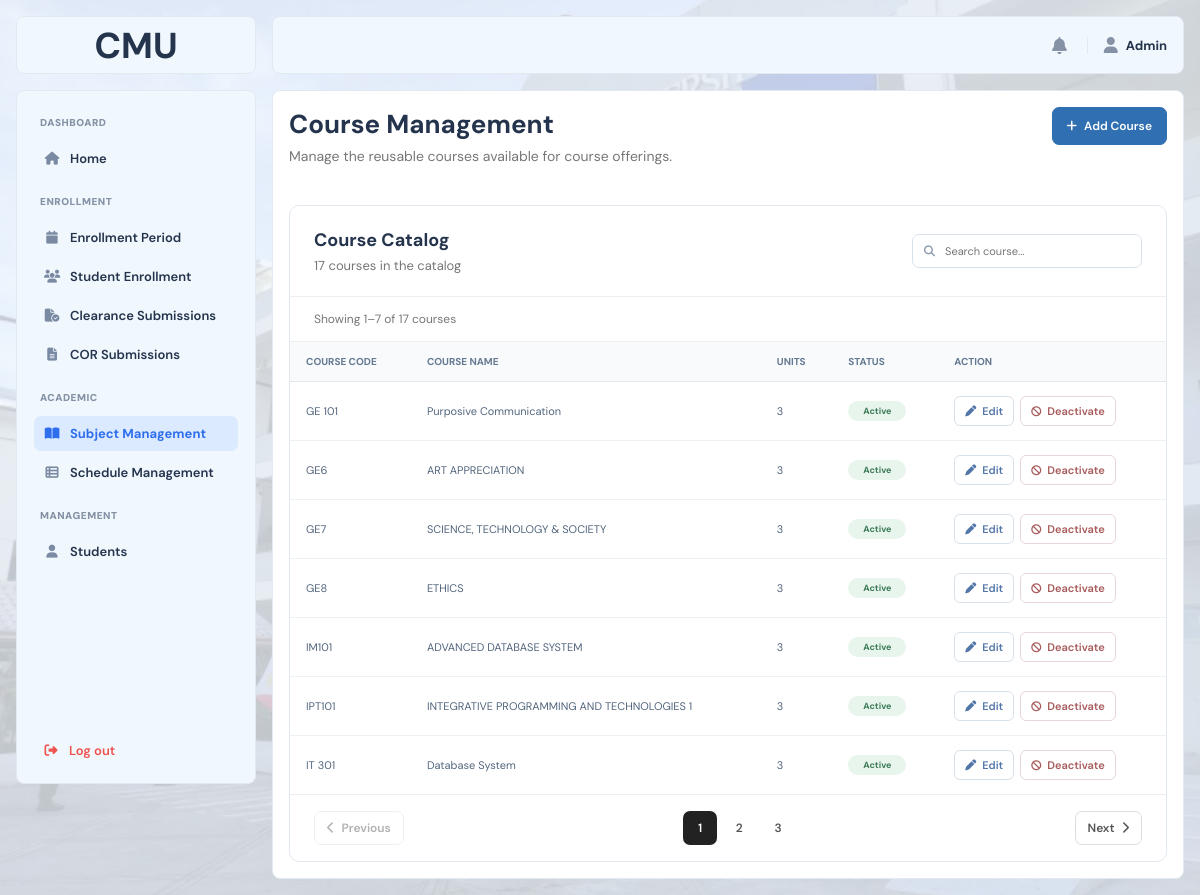
/frontend/pages/admin/course_management.php (signed in), run on the app's committed database.
### tables this page shows
CREATE TABLE `courses` (
  `course_id` int(10) UNSIGNED NOT NULL,
  `course_code` varchar(50) NOT NULL,
  `course_name` varchar(150) NOT NULL,
  `units` int(11) NOT NULL DEFAULT 3,
  `is_active` tinyint(1) NOT NULL DEFAULT 1,
  `created_at` datetime NOT NULL DEFAULT current_timestamp(),
  `updated_at` datetime NOT NULL DEFAULT current_timestamp() ON UPDATE current_timestamp()
);

### frontend/pages/admin/course_management.php (the view, shortened to what this page needs)
<?php
require_once dirname(__DIR__, 3) . '/backend/bootstrap.php';
$coursesPerPage = 7;
$currentCoursePage = max(
    1,
    (int) ($_GET['course_page'] ?? 1)
);
$search = trim($_GET['search'] ?? '');
$result = $conn->query(
    'SELECT COUNT(*) AS total
     FROM courses'
);
$totalCourses = 0;
if ($result) {
    $row = $result->fetch_assoc();
    $totalCourses =
        (int) ($row['total'] ?? 0);
}
if ($search !== '') {
    $countStmt = $conn->prepare(
        'SELECT COUNT(*) AS total
         FROM courses
         WHERE
            course_code LIKE ?
            OR course_name LIKE ?'
    );
    $searchValue = '%' . $search . '%';
    $countStmt->bind_param(
        'ss',
        $searchValue,
        $searchValue
    );
} else {
    $countStmt = $conn->prepare(
        'SELECT COUNT(*) AS total
         FROM courses'
    );
}
$countStmt->execute();
$countResult =
    $countStmt->get_result()->fetch_assoc();
$totalFilteredCourses =
    (int) ($countResult['total'] ?? 0);
$totalCoursePages = max(
    1,
    (int) ceil(
        $totalFilteredCourses /
        $coursesPerPage
    )
);
$currentCoursePage = min(
    $currentCoursePage,
    $totalCoursePages
);
$courseOffset =
    ($currentCoursePage - 1) *
    $coursesPerPage;
if ($search !== '') {
    $stmt = $conn->prepare(
        'SELECT
            course_id,
            course_code,
            course_name,
            units,
            is_active
         FROM courses
         WHERE
            course_code LIKE ?
            OR course_name LIKE ?
         ORDER BY
            is_active DESC,
            course_code ASC
         LIMIT ? OFFSET ?'
    );
    $stmt->bind_param(
        'ssii',
        $searchValue,
        $searchValue,
        $coursesPerPage,
        $courseOffset
    );
} else {
    $stmt = $conn->prepare(
        'SELECT
            course_id,
            course_code,
            course_name,
            units,
            is_active
         FROM courses
         ORDER BY
            is_active DESC,
            course_code ASC
         LIMIT ? OFFSET ?'
    );
    $stmt->bind_param(
        'ii',
        $coursesPerPage,
        $courseOffset
    );
}
$stmt->execute();
$courses =
    $stmt->get_result()->fetch_all(MYSQLI_ASSOC);
?>
<!DOCTYPE html>
<html lang="en">
<head>
    <link
        rel="stylesheet"
        href="<?= BASE_URL ?>frontend/assets/css/main.css"
    >
    <link
        rel="stylesheet"
        href="<?= BASE_URL ?>frontend/assets/css/admin.css"
    >
    <link
        rel="stylesheet"
        href="https://cdnjs.cloudflare.com/ajax/libs/font-awesome/6.5.2/css/all.min.css"
    >
</head>
<body>
<div class="layout">
    <div class="imglogo">
        <span>CMU</span>
    </div>
    <?php require FRONTEND_PATH . 'includes/admin_sidebar.php'; ?>
    <div class="overlay" id="overlay"></div>
    <div class="main">
        <?php require FRONTEND_PATH . 'includes/topbar.php'; ?>
        <div class="content">
            <section class="admin-student-enrollment-header">
                <div>
                    <h1>Course Management</h1>
                    <p>
                        Manage the reusable courses available for course offerings.
                    </p>
                </div>
                <button
                    type="button"
                    class="course-management-add-button"
                    id="addCourseButton"
                >
                    <i class="fa-solid fa-plus"></i>
                    Add Course
                </button>
            </section>
            <section class="course-management-card">
                <div class="admin-student-enrollment-card-header">
                    <div>
                        <h2>Course Catalog</h2>
                        <p>
                            <?= e($totalCourses) ?> courses in the catalog
                        </p>
                    </div>
                    <form
                        method="GET"
                        action="<?= e(BASE_URL) ?>"
                        class="course-management-search"
                         id="courseSearchForm"
                    >
                        <i class="fa-solid fa-magnifying-glass"></i>
                        <input
                            type="text"
                            id="courseSearch"
                            name="search"
                            value="<?= e($search) ?>"
                            placeholder="Search course..."
                            autocomplete="off"
                        >
                    </form>
                </div>
                <div class="course-management-table-wrap" id="courseResults">
                    <?php if ($totalFilteredCourses > 0): ?>
                        <?php
                        $displayStart =
                            $courseOffset + 1;
                        $displayEnd = min(
                            $courseOffset + $coursesPerPage,
                            $totalFilteredCourses
                        );
                        ?>
                        <div class="admin-cor-table-info">
                            <span>
                                Showing <?= $displayStart ?>–<?= $displayEnd ?>
                                of <?= $totalFilteredCourses ?> courses
                            </span>
                        </div>
                    <?php endif; ?>
                    <table class="course-management-table">
                        <thead>
                            <tr>
                                <th>Course Code</th>
                                <th>Course Name</th>
                                <th>Units</th>
                                <th>Status</th>
                                <th>Action</th>
                            </tr>
                        </thead>
                        <tbody id="courseTableBody">
                            <?php if (empty($courses)): ?>
                                <tr>
                                    <td
                                        colspan="5"
                                        class="course-management-empty"
                                    >
                                        No courses found.
                                    </td>
                                </tr>
                            <?php else: ?>
                                <?php foreach ($courses as $course): ?>
                                    <tr>
                                        <td>
                                            <?= e($course['course_code']) ?>
                                        </td>
                                        <td>
                                            <?= e($course['course_name']) ?>
                                        </td>
                                        <td>
                                            <?= e($course['units']) ?>
                                        </td>
                                        <td>
                                            <?php if ((int) $course['is_active'] === 1): ?>
                                                <span class="course-status active">
                                                    Active
                                                </span>
                                            <?php else: ?>
                                                <span class="course-status inactive">
                                                    Inactive
                                                </span>
                                            <?php endif; ?>
                                        </td>
                                        <td>
                                            <div class="course-management-actions">
                                                <button
                                                    type="button"
                                                    class="course-management-edit-button"
                                                    data-course-id="<?= e($course['course_id']) ?>"
                                                >
                                                    <i class="fa-solid fa-pen"></i>
                                                    Edit
                                                </button>
                                                <?php if ((int) $course['is_active'] === 1): ?>
                                                    <button
                                                        type="button"
                                                        class="course-management-status-button is-deactivate"
                                                        data-course-id="<?= e($course['course_id']) ?>"
                                                        data-action="deactivate"
                                                    >
                                                        <i class="fa-solid fa-ban"></i>
                                                        Deactivate
                                                    </button>
                                                <?php endif; ?>
                                            </div>
                                        </td>
                                    </tr>
                                <?php endforeach; ?>
                            <?php endif; ?>
                        </tbody>
                    </table>
                </div>
                <div id="coursePagination">
                <?php if ($totalCoursePages > 1): ?>
                <div class="admin-student-enrollment-pagination">
                    <a
                        href="<?= e(
                            BASE_URL
                            . '?page=course_management'
                            . '&search=' . urlencode($search)
                            . '&course_page='
                            . ($currentCoursePage - 1)
                        ) ?>"
                        class="<?= $currentCoursePage <= 1 ? 'disabled' : '' ?>"
                    >
                        <i class="fa-solid fa-chevron-left"></i>
                        Previous
                    </a>
                    <div class="admin-student-enrollment-page-numbers">
                        <?php for (
                            $pageNumber = 1;
                            $pageNumber <= $totalCoursePages;
                            $pageNumber++
                        ): ?>
                            <a
                                href="<?= e(
                                    BASE_URL
                                    . '?page=course_management'
                                    . '&search=' . urlencode($search)
                                    . '&course_page='
                                    . $pageNumber
                                ) ?>"
                                class="<?= $pageNumber === $currentCoursePage
                                    ? 'active'
                                    : '' ?>"
                            >
                                <?= $pageNumber ?>
                            </a>
                        <?php endfor; ?>
                    </div>
                    <a
                        href="<?= e(
                            BASE_URL
                            . '?page=course_management'
                            . '&search=' . urlencode($search)
                            . '&course_page='
                            . ($currentCoursePage + 1)
                        ) ?>"
                        class="<?= $currentCoursePage >= $totalCoursePages
                            ? 'disabled'
                            : '' ?>"
                    >
                        Next
                        <i class="fa-solid fa-chevron-right"></i>
                    </a>
                </div>
            <?php endif; ?>
                </div>
            </section>
        </div>
    </div>
</div>
</body>
</html>

### frontend/assets/css/main.css (style rules this page uses)
:root { --graystuble: #F8FAFC; --bluesubtle: #F0F7FD; --primary: #2f6fed; --primary-dark: #1c3f8f; --text: #24344d; --muted: #8592a6; --panel: #fbfcfe; --white: #ffffff; --border: #e3e9f2; --chip-bg: #eef1f6; --chip-color: #5b6b85; --blue: #2f6fed; --blue-bg: #dce9fd; --light-blue: #f8fafc; --lightest-blue: #eff6ff; --green: #2fb872; --green-bg: #d9f3e4; --orange: #f0a021; --orange-bg: #fcecc9; --danger: #ef5350; --danger-bg: #fbdedd; --table-head-bg: #1e293f; --table-head-text: #ffffff; --tips-grad-start: #1c3f8f; --tips-grad-end: #2f6fed; --tips-icon-bg: rgba(255, 255, 255, 0.2); --tips-text: rgba(255, 255, 255, 0.9); --teal: #0f9aa0; --teal-bg: #d7f1f2; --radius-sm: 8px; --radius-md: 14px; --sidebar-w: 240px; }
* { box-sizing: border-box; }
html, body { margin: 0; padding: 0; min-height: 100%; }
body { background-image: url('../img/cmu.png'); background-size: cover; background-position: center; background-repeat: no-repeat; font-family: "DM Sans", sans-serif; color: var(--text); overflow-x: hidden; }
a { color: inherit; text-decoration: none; }
button, input, textarea, select { font-family: inherit; }
.layout { display: grid; grid-template-columns: 240px minmax(0, 1fr); grid-template-rows: 58px minmax(0, 1fr); gap: 16px; width: 100%; min-height: 100vh; background: rgb(240, 247, 253, 0.8); padding: 16px; }
.imglogo { grid-column: 1; grid-row: 1; display: flex; align-items: center; justify-content: center; padding: 16px; background: var(--bluesubtle); border: 1px solid var(--border); border-radius: var(--radius-sm); }
.imglogo span { font-size: 36px; font-weight: 700; }
.main { grid-column: 2; grid-row: 1 / 3; display: grid; grid-template-rows: 58px minmax(0, 1fr); gap: 16px; min-width: 0; min-height: 0; background: transparent; }
.content { width: 100%; min-width: 0; min-height: 0; padding: 16px; background: var(--bluesubtle); border: 1px solid var(--border); border-radius: var(--radius-sm); overflow-y: auto; }
.content { display: flex; flex-direction: column; gap: 16px; width: 100%; min-width: 0; min-height: 0; padding: 16px; background: var(--white); border: 1px solid var(--border); border-radius: var(--radius-sm); overflow-y: auto; }
@media (min-width: 901px) { .layout > .imglogo { position: fixed; top: 16px; left: 16px; width: var(--sidebar-w, 240px); height: 58px; z-index: 31; } }

### data on the page
courses: course_code "GE 101", course_name "Purposive Communication", units "3", is_active "Active"
courses: course_code "GE6", course_name "ART APPRECIATION", units "3", is_active "Active"
courses: course_code "GE7", course_name "SCIENCE, TECHNOLOGY & SOCIETY", units "3", is_active "Active"
courses: course_code "GE8", course_name "ETHICS", units "3", is_active "Active"
courses: course_code "IM101", course_name "ADVANCED DATABASE SYSTEM", units "3", is_active "Active"
courses: course_code "IPT101", course_name "INTEGRATIVE PROGRAMMING AND TECHNOLOGIES 1", units "3", is_active "Active"
courses: course_code "IT 301", course_name "Database System", units "3", is_active "Active"

### other printed values
$section['title'] "ENROLLMENT"
$item['label'] "Enrollment Period"
$item['label'] "Student Enrollment"
$item['label'] "Clearance Submissions"
$item['label'] "COR Submissions"
$section['title'] "ACADEMIC"
$item['label'] "Subject Management"
$item['label'] "Schedule Management"
$section['title'] "MANAGEMENT"
$item['label'] "Students"
$userName "Admin"
$totalCourses "17"
$displayStart "1"
$displayEnd "7"
$totalFilteredCourses "17"
